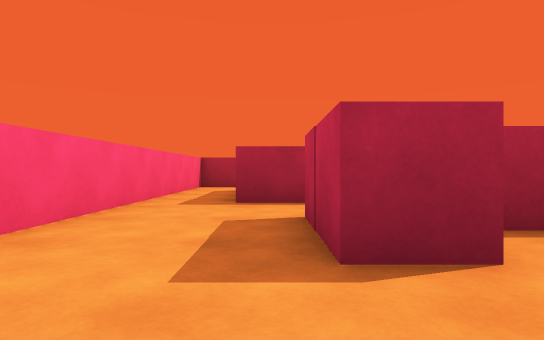
view 1 (above)

17 first-person views from a walk through a Unity game level. The camera is 0.58 m above the floor, looks level and sees 75° across. The floor is counted in squares, 1 m on a side. Each view is taken from the middle of a square. On the plan, view 1 faces up. The plan holds only what a view shows up to about 10 squares ahead; the rest is blank. The player is left out.

view 2
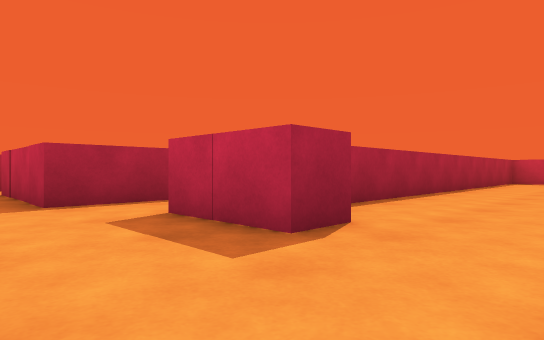

view 3
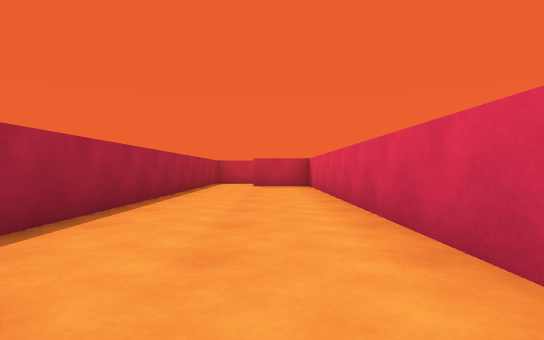

view 4
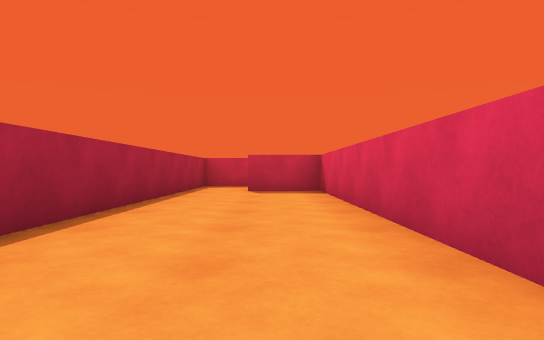

view 5
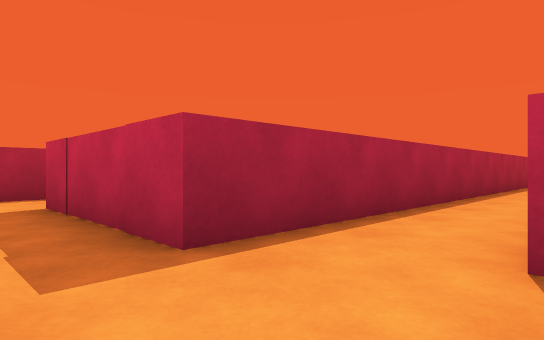

view 6
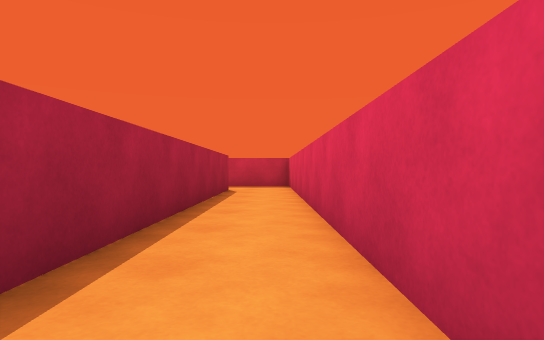

view 7
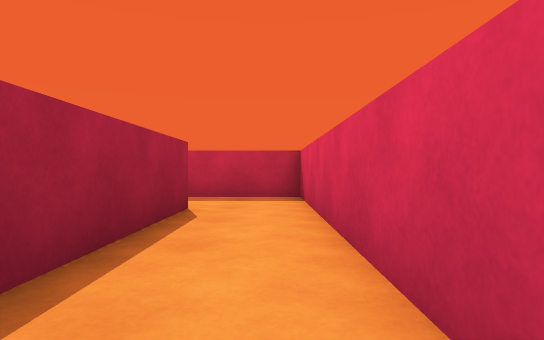

view 8
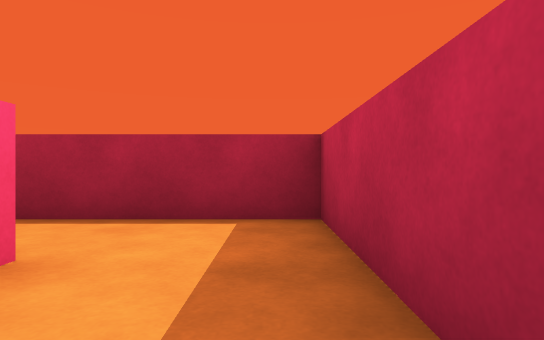

view 9
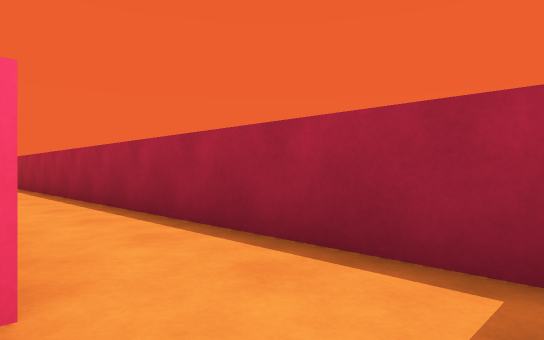

view 10
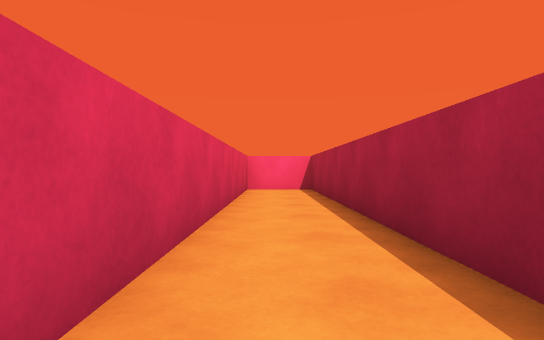

view 11
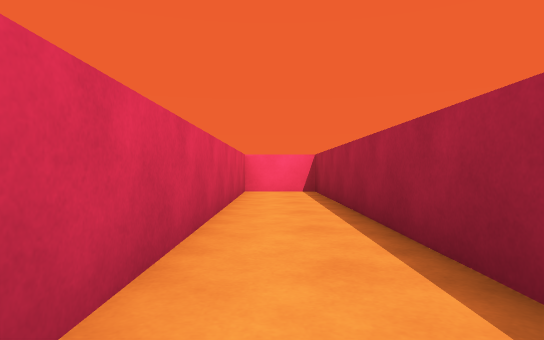

view 12
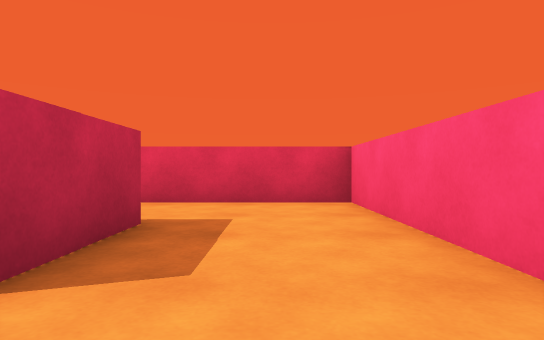

view 13
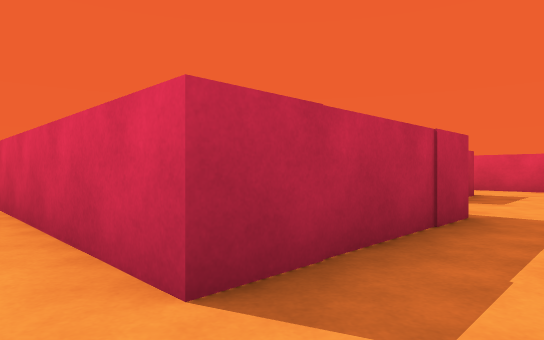

view 14
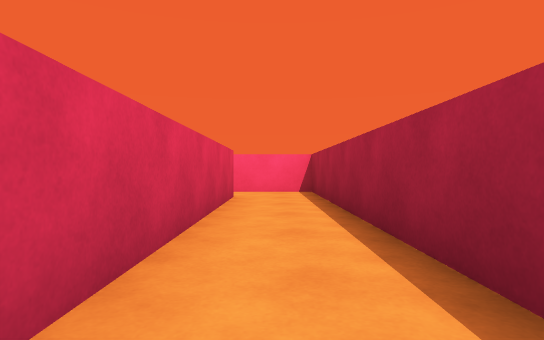

view 15
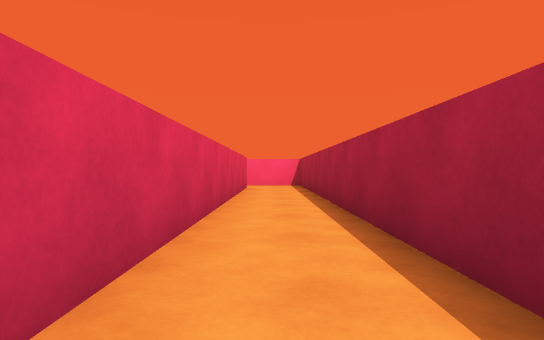

view 16
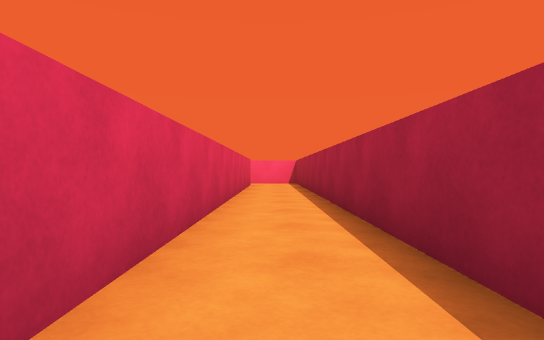

view 17
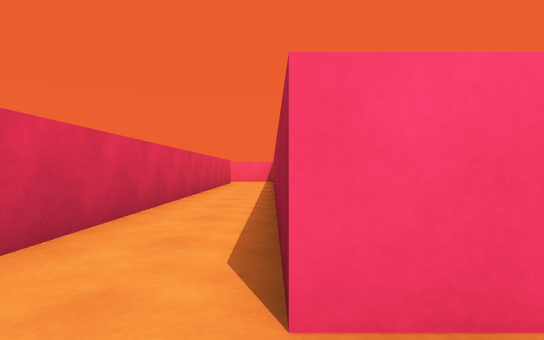

### Floor plan
Ten units are one square. View 1 is at (0, 0); x grows to the right and y downward. Boxes are objects, and circles mark ways between rooms. Rooms are numbered by the first view taken in them; rooms with no view inside come last. Other rooms are left out.
<svg viewBox="-29 -135 190 144">
<path fill="none" stroke="#000" d="M38 -44 156 -44 156 -75M4 -34 4 -45M130 -34 21 -34M134 -63 -6 -63 -6 -102 126 -102M137 -121 -24 -121 -24 4 127 4 127 -18M156 -75 156 -92 4 -92 4 -73 101 -73M137 -130 137 -121"/>
<rect x="5" y="-35" width="10" height="20" fill="#bbb"><title>block</title></rect>
<circle cx="145" cy="-70" r="3" fill="#2a7"/>
<circle cx="130" cy="-110" r="3" fill="#2a7"/>
<text x="50" y="-50">1</text>
<text x="80" y="-80">2</text>
<text x="140" y="-120">3</text>
</svg>
Room 1 opens to room 2. Room 1 opens to room 3.

Where each view was taken, in squares from view 1:
view 1: 0 up, 0 right, facing up
view 2: 0 up, 2 left, facing up-right
view 3: 1 up, 0 right, facing right
view 4: 1 up, 3 right, facing right
view 5: 4 up, 2 left, facing up-right
view 6: 5 up, 3 right, facing right
view 7: 5 up, 8 right, facing right
view 8: 5 up, 15 right, facing up
view 9: 7 up, 15 right, facing up-left
view 10: 8 up, 11 right, facing left
view 11: 8 up, 10 right, facing left
view 12: 6 up, 1 left, facing down
view 13: 11 up, 2 left, facing down-right
view 14: 11 up, 7 right, facing left
view 15: 11 up, 11 right, facing left
view 16: 11 up, 13 right, facing left
view 17: 12 up, 15 right, facing left
